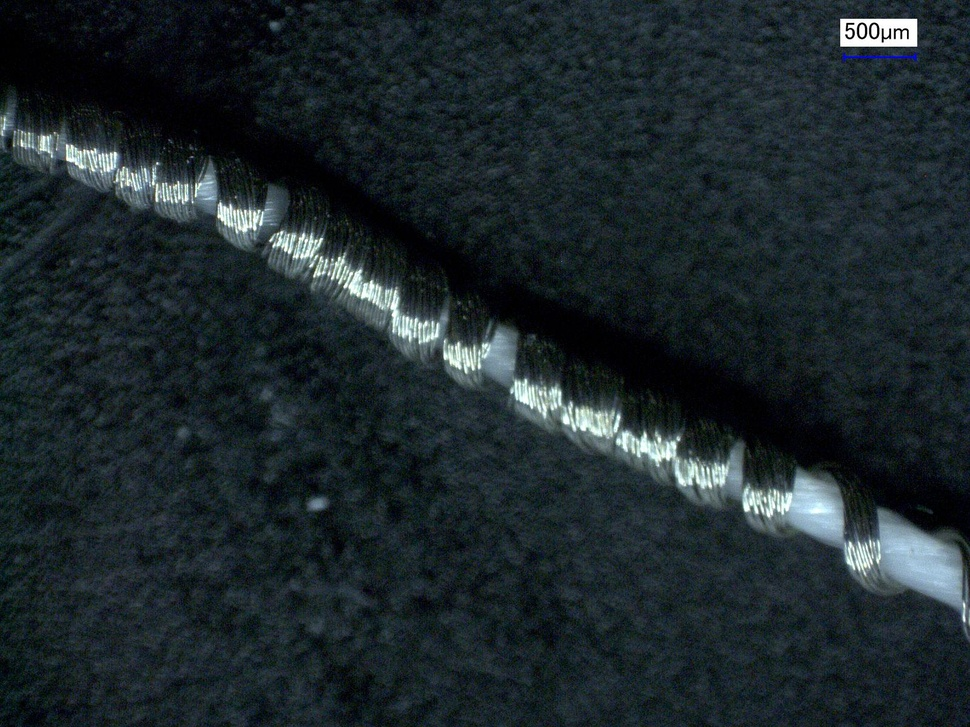
#> input picture image-processing/sample-images/Z50.jpg, 970 x 727 px, shrunk from 1600 x 1200 before the run
$ python pitch_estimate_old.py
#> lines starting #> are read from the running program, lines starting #| are printed output that depends on the picture
import cv2
import numpy as np
from scipy.signal import find_peaks
from scipy.ndimage import gaussian_filter1d
import matplotlib.pyplot as plt
from dataclasses import dataclass
from typing import Tuple, List, Optional


@dataclass
class PitchResult:
    """Results from pitch estimation."""
    pitches_um: np.ndarray          # Individual pitch measurements
    mean_pitch_um: float            # Average pitch
    std_pitch_um: float             # Standard deviation
    num_wraps_detected: int         # Number of wrap sections found
    confidence: str                 # HIGH / MEDIUM / LOW
    bunching_detected: bool         # True if any section appears bunched


def estimate_pitch(
    image_path: str,
    scale_bar_um: float = 500,
    scale_bar_pixels: float = 100,
    fiber_thickness_um: Optional[float] = None,
    show_plots: bool = True
) -> PitchResult:
    """
    Estimate yarn pitch from microscopy image.

    Parameters
    ----------
    image_path : Path to the microscopy image
    scale_bar_um : Length of scale bar in micrometers
    scale_bar_pixels : Length of scale bar in pixels (measure from image)
    fiber_thickness_um : Known fiber thickness for bunching detection (optional)
    show_plots : Whether to display diagnostic plots

    Returns
    -------
    PitchResult with pitch measurements and quality info
    """
#> called with image_path = 'sample-images/Z50.jpg', scale_bar_um = 500, scale_bar_pixels = 100, show_plots = True

    # --- 1. Load and preprocess ---
    img = cv2.imread(image_path, cv2.IMREAD_GRAYSCALE)
    if img is None:
        raise ValueError(f"Could not load image: {image_path}")

    # Calculate scale
    um_per_pixel = scale_bar_um / scale_bar_pixels

    # Enhance contrast
    img_enhanced = cv2.createCLAHE(clipLimit=2.0, tileGridSize=(8,8)).apply(img)
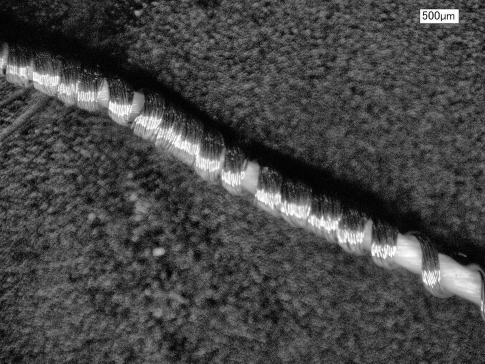
#> img_enhanced: shape (727, 970) (shown at 1/2 size); min 1, max 255, mean 69.4

    # --- 2. Find thread axis angle ---
    edges = cv2.Canny(img_enhanced, 50, 150)
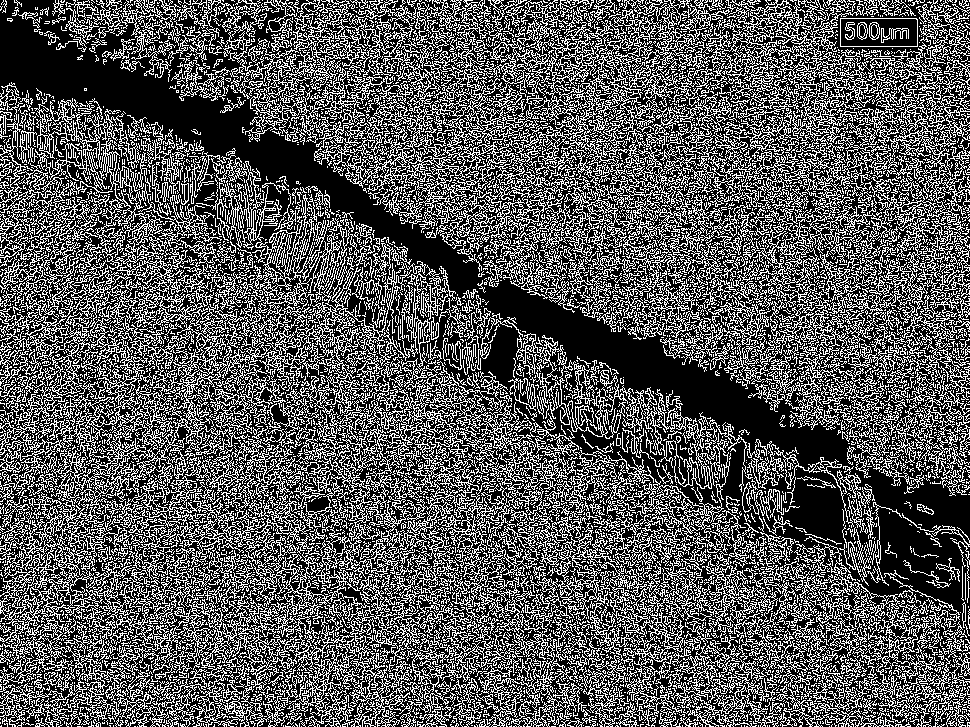
#> edges: shape (727, 970); 34.2% white in thin lines or dots
    lines = cv2.HoughLinesP(edges, 1, np.pi/180, 50, minLineLength=50, maxLineGap=10)

    if lines is not None:
        angles = [np.arctan2(l[0][3]-l[0][1], l[0][2]-l[0][0]) for l in lines]
#> angles = 3032 values, max 1.56 at index 2864, min -1.57 at index 598, mean 0.0891
        axis_angle = np.median(angles) * 180 / np.pi
#> axis_angle = 12.82
    else:
        axis_angle = 0  # Assume horizontal if detection fails

    # --- 3. Rotate so thread is horizontal ---
    h, w = img_enhanced.shape
    center = (w // 2, h // 2)
    M = cv2.getRotationMatrix2D(center, axis_angle, 1.0)
#> M = [[0.975, 0.222, -68.45], [-0.222, 0.975, 116.6]]
    img_rotated = cv2.warpAffine(img_enhanced, M, (w, h))
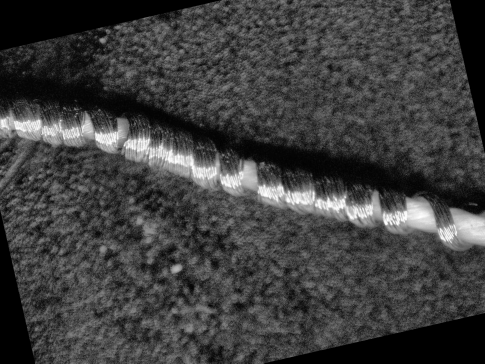
#> img_rotated: shape (727, 970) (shown at 1/2 size); min 0, max 255, mean 62.8

    # --- 4. Create intensity profile along thread axis ---
    # Take middle strip and average vertically
    strip_height = h // 3
    y_start = h // 2 - strip_height // 2
    y_end = h // 2 + strip_height // 2
    strip = img_rotated[y_start:y_end, :]
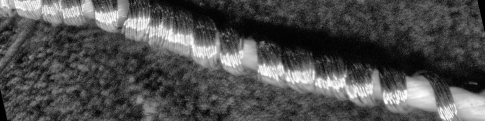
#> strip: shape (242, 970) (shown at 1/2 size); min 0, max 255, mean 78.8
    profile = np.mean(strip, axis=0)
#> profile = 970 values, max 96.97 at index 299, min 53.27 at index 763, mean 78.85

    # Smooth the profile
    profile_smooth = gaussian_filter1d(profile, sigma=3)
#> profile_smooth = 970 values, max 95.63 at index 841, min 56.99 at index 763, mean 78.85

    # --- 5. Find peaks (start of each bright wrap section) ---
    # Use gradient to find rising edges
    gradient = np.gradient(profile_smooth)
#> gradient = 970 values, max 1.71 at index 199, min -1.82 at index 869, mean 0.0024

    # Find peaks in gradient (rising edges = start of wraps)
    min_distance = max(10, len(profile) // 100)  # Adaptive minimum distance
#> min_distance = 10
    peaks, properties = find_peaks(
        gradient,
        distance=min_distance,
        prominence=np.std(gradient) * 0.5
    )
#> peaks = 37 values from 12 to 948; properties = 3 items

    # --- 6. Calculate pitch (peak-to-peak distances) ---
    if len(peaks) < 2:
        return PitchResult(
            pitches_um=np.array([]),
            mean_pitch_um=0,
            std_pitch_um=0,
            num_wraps_detected=len(peaks),
            confidence="FAILED",
            bunching_detected=False
        )

    distances_px = np.diff(peaks)
#> distances_px = 36 values, max 70 at index 33, min 10 at index 22, mean 26
    pitches_um = distances_px * um_per_pixel
#> pitches_um = 36 values, max 350 at index 33, min 50 at index 22, mean 130

    # Remove outliers (1.5 x IQR)
    q1, q3 = np.percentile(pitches_um, [25, 75])
#> q1 = 85; q3 = 162.5
    iqr = q3 - q1
#> iqr = 77.5
    mask = (pitches_um >= q1 - 1.5*iqr) & (pitches_um <= q3 + 1.5*iqr)
    pitches_filtered = pitches_um[mask] if np.sum(mask) >= 2 else pitches_um
#> pitches_filtered = 35 values, max 225 at index 1, min 50 at index 22, mean 123.7

    mean_pitch = np.mean(pitches_filtered)
#> mean_pitch = 123.7
    std_pitch = np.std(pitches_filtered)
#> std_pitch = 48.48
    cv = std_pitch / mean_pitch if mean_pitch > 0 else 1 #coeff of variation
#> cv = 0.392

    # --- 7. Confidence assessment ---
    if len(peaks) >= 5 and cv < 0.15:
        confidence = "HIGH"
    elif len(peaks) >= 3 and cv < 0.30:
        confidence = "MEDIUM"
    else:
        confidence = "LOW"

    # --- 8. Bunching detection (if fiber thickness provided) ---
    bunching_detected = False
    if fiber_thickness_um is not None:
        # Check if any pitch is significantly larger than expected
        # (would indicate multiple fibers bunched together)
        bunching_detected = np.any(pitches_um > 1.8 * fiber_thickness_um)

    # --- 9. Visualization ---
    if show_plots:
        _plot_results(
            img, img_rotated, profile_smooth, gradient, peaks,
            pitches_um, mean_pitch, std_pitch, confidence,
            um_per_pixel, axis_angle
        )

    return PitchResult(
        pitches_um=pitches_um,
        mean_pitch_um=mean_pitch,
        std_pitch_um=std_pitch,
        num_wraps_detected=len(peaks),
        confidence=confidence,
        bunching_detected=bunching_detected
    )


def _plot_results(img, img_rotated, profile, gradient, peaks,
                  pitches_um, mean_pitch, std_pitch, confidence,
                  um_per_pixel, axis_angle):
    """Create diagnostic visualization."""
#> called with profile = array of shape (970,), gradient = array of shape (970,), peaks = array of shape (37,), pitches_um = array of shape (36,), mean_pitch = 123.7, std_pitch = 48.48, confidence = 'LOW', um_per_pixel = 5

    fig, axes = plt.subplots(2, 2, figsize=(14, 10))

    # Original image
    axes[0, 0].imshow(img, cmap='gray')
    axes[0, 0].set_title(f'Original (detected axis: {axis_angle:.1f}°)')
    axes[0, 0].axis('off')

    # Rotated image with detected peaks marked
    axes[0, 1].imshow(img_rotated, cmap='gray')
    h = img_rotated.shape[0]
    for peak in peaks:
        axes[0, 1].axvline(x=peak, color='cyan', alpha=0.7, linewidth=1)
#> this loop made 37 passes
#> peak on passes 1 to 8: 12, 30, 75, 86, 103, 127, 143, 163
    axes[0, 1].set_title(f'Rotated + Detected Wraps (n={len(peaks)})')
    axes[0, 1].axis('off')

    # Intensity profile with peaks
    x_um = np.arange(len(profile)) * um_per_pixel
#> x_um = 970 values from 0 to 4845
    axes[1, 0].plot(x_um, profile, 'b-', linewidth=1, label='Intensity')
    axes[1, 0].plot(x_um[peaks], profile[peaks], 'r^', markersize=8, label='Wrap starts')

    # Draw pitch arrows for first few measurements
    for i in range(min(3, len(peaks)-1)):
        x1, x2 = x_um[peaks[i]], x_um[peaks[i+1]]
        y = np.max(profile) * 1.05
        axes[1, 0].annotate('', xy=(x2, y), xytext=(x1, y),
                           arrowprops=dict(arrowstyle='<->', color='green', lw=2))
        axes[1, 0].text((x1+x2)/2, y*1.02, f'P={pitches_um[i]:.0f}μm',
                       ha='center', fontsize=9, color='green')
#> this loop made 3 passes
#> (x1, x2) on passes 1 to 3: (60, 150), (150, 375), (375, 430)

    axes[1, 0].set_xlabel('Position (μm)')
    axes[1, 0].set_ylabel('Intensity')
    axes[1, 0].set_title('Intensity Profile Along Thread')
    axes[1, 0].legend()

    # Pitch distribution
    axes[1, 1].hist(pitches_um, bins=max(5, len(pitches_um)//3),
                    color='steelblue', edgecolor='white', alpha=0.7)
    axes[1, 1].axvline(mean_pitch, color='red', linestyle='--', linewidth=2,
                       label=f'Mean: {mean_pitch:.1f} μm')
    axes[1, 1].axvspan(mean_pitch - std_pitch, mean_pitch + std_pitch,
                       alpha=0.2, color='red', label=f'±1σ: {std_pitch:.1f} μm')
    axes[1, 1].set_xlabel('Pitch (μm)')
    axes[1, 1].set_ylabel('Count')
    axes[1, 1].set_title(f'Pitch Distribution (Confidence: {confidence})')
    axes[1, 1].legend()

    plt.tight_layout()
    plt.savefig('pitch_analysis_result.png', dpi=150, bbox_inches='tight')
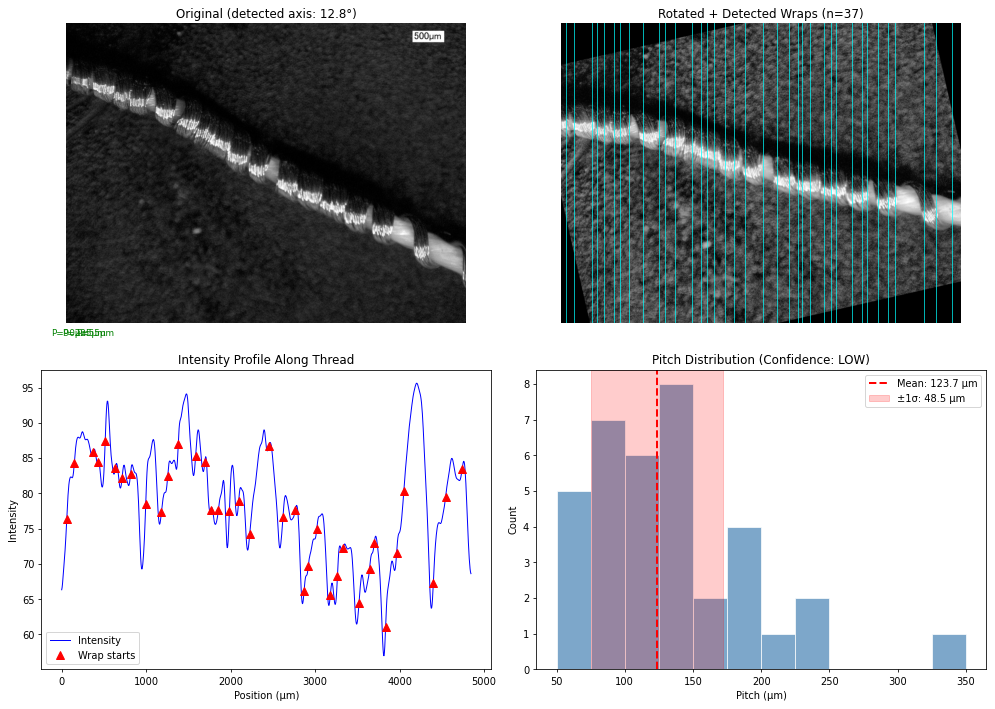
#> figure drawn by matplotlib, 4 panels; panel 3: curve peaks at x = 4205, y = 95.63; panel 3: curve peaks at x = 515, y = 87.42; panel 4: tallest bar 8 high, from x = 125 to 150
    plt.show()

    # Print summary
    print("\n" + "="*50)
    print("PITCH ESTIMATION RESULTS")
    print("="*50)
    print(f"Wraps detected:    {len(peaks)}")
#| Wraps detected:    37
    print(f"Mean pitch:        {mean_pitch:.1f} μm")
#| Mean pitch:        123.7 μm
    print(f"Std deviation:     {std_pitch:.1f} μm")
#| Std deviation:     48.5 μm
    print(f"Range:             {np.min(pitches_um):.1f} - {np.max(pitches_um):.1f} μm")
#| Range:             50.0 - 350.0 μm
    print(f"Confidence:        {confidence}")
    print("="*50)


# =============================================================================
# USAGE
# =============================================================================

if __name__ == "__main__":
    # Example usage - update these values for your images

    # Measure scale bar from your image:
    # The scale bar shows 500μm - measure its length in pixels
    SCALE_BAR_UM = 500
    SCALE_BAR_PIXELS = 100  # <-- MEASURE THIS FROM YOUR IMAGE

    # Optional: known fiber thickness for bunching detection
    FIBER_THICKNESS_UM = None  # e.g., 25

    # Run on your image
    result = estimate_pitch(
        image_path="sample-images/Z50.jpg",
        scale_bar_um=SCALE_BAR_UM,
        scale_bar_pixels=SCALE_BAR_PIXELS,
        fiber_thickness_um=FIBER_THICKNESS_UM,
        show_plots=True
    )

    print(f"\nFinal estimate: {result.mean_pitch_um:.1f} ± {result.std_pitch_um:.1f} μm")
#| Final estimate: 123.7 ± 48.5 μm

$ run again, with image-processing/sample-images/Z100.jpg copied over image-processing/sample-images/Z50.jpg
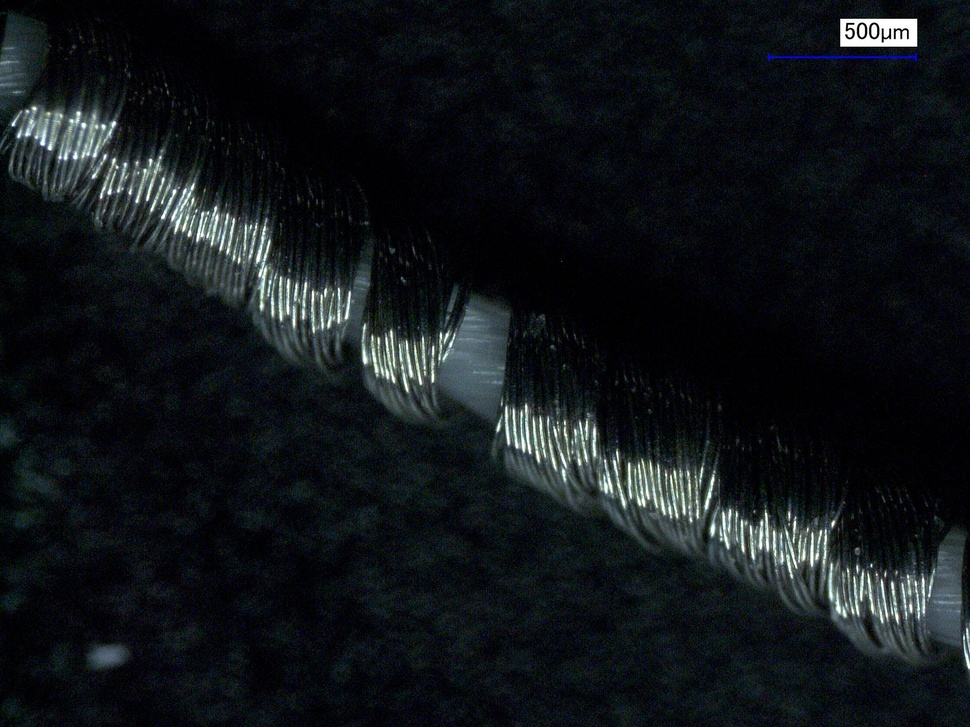
#> input picture image-processing/sample-images/Z100.jpg, 970 x 727 px, shrunk from 1600 x 1200 before the run
#> in estimate_pitch, `edges = cv2.Canny(img_enhanced, 50, 150)`:
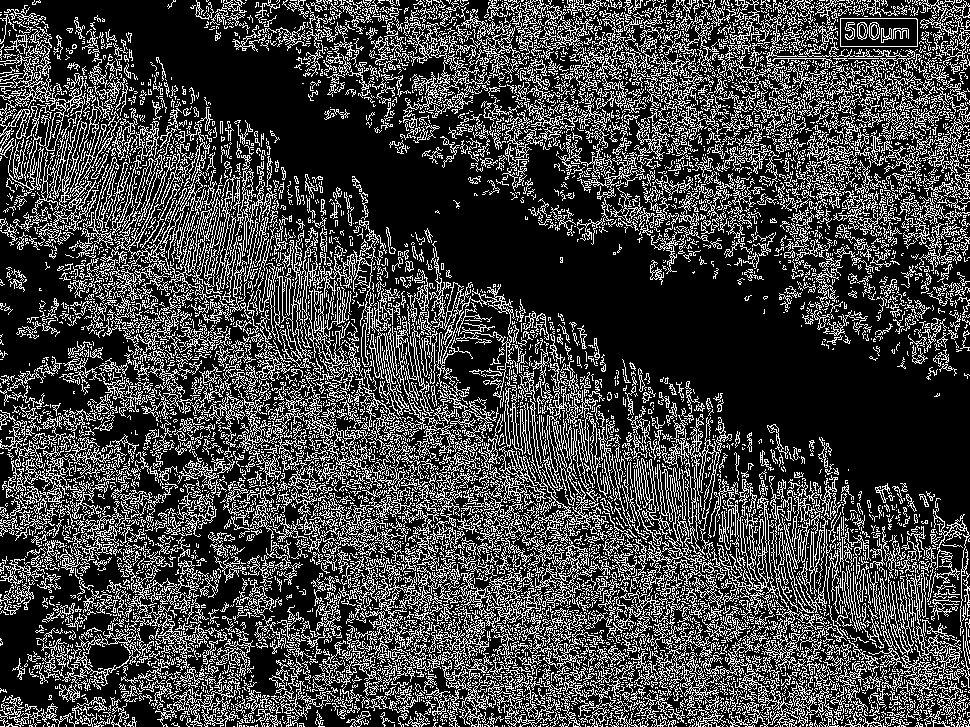
#> edges: shape (727, 970); 26.1% white in thin lines or dots
#> lines = 2416 rows, first 6: [2, 79, 477, 342], [362, 360, 723, 721], [642, 569, 854, 691], [67, 82, 367, 382], [0, 111, 445, 605], [361, 319, 763, 721]
#> angles = 2416 values, max 1.56 at index 1283, min -1.57 at index 614, mean 0.355
#> axis_angle = 25.48
#> M = [[0.903, 0.43, -109], [-0.43, 0.903, 244]]
#> profile = 970 values, max 96.64 at index 446, min 35.37 at index 57, mean 65.15
#> profile_smooth = 970 values, max 93.41 at index 449, min 38.84 at index 357, mean 65.15
#> gradient = 970 values, max 2.55 at index 128, min -3.88 at index 53, mean 0.0128
#> min_distance = 10
#> peaks = 35 values from 8 to 947; properties = 3 items
#> distances_px = 34 values, max 79 at index 16, min 11 at index 5, mean 27.62
#> pitches_um = 34 values, max 395 at index 16, min 55 at index 5, mean 138.1
#> q1 = 81.25; q3 = 180
#> iqr = 98.75
#> pitches_filtered = 33 values, max 225 at index 19, min 55 at index 5, mean 130.3
#> mean_pitch = 130.3
#> std_pitch = 54.17
#> cv = 0.416
#> the loop in _plot_results, `for peak in peaks:` made 35 passes
#> peak on passes 1 to 8: 8, 43, 62, 98, 114, 128, 139, 169
#> x_um = 970 values from 0 to 4845
#> the loop in _plot_results, `for i in range(min(3, len(peaks)-1)):` made 3 passes
#> (x1, x2) on passes 1 to 3: (40, 215), (215, 310), (310, 490)
#> in _plot_results, `plt.savefig('pitch_analysis_result.png', dpi=150, bbox_inches='tight')`:
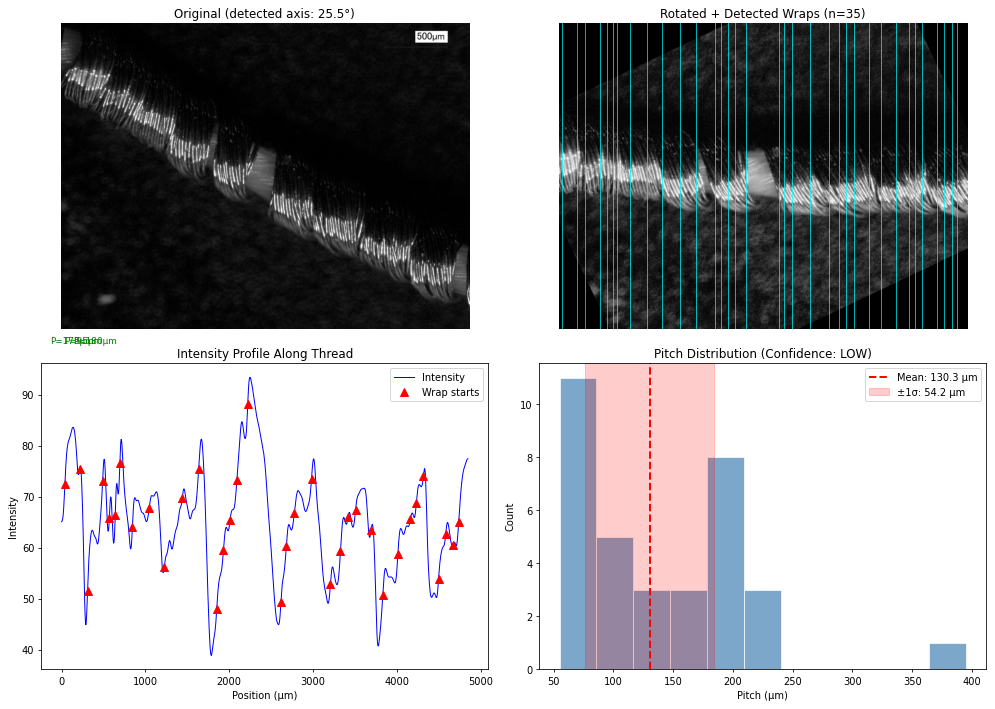
#> figure drawn by matplotlib, 4 panels; panel 3: curve peaks at x = 2245, y = 93.41; panel 3: curve peaks at x = 2220, y = 88.2; panel 4: tallest bar 11 high, from x = 55 to 85.91
#| Wraps detected:    35
#| Mean pitch:        130.3 μm
#| Std deviation:     54.2 μm
#| Range:             55.0 - 395.0 μm
#| Final estimate: 130.3 ± 54.2 μm
